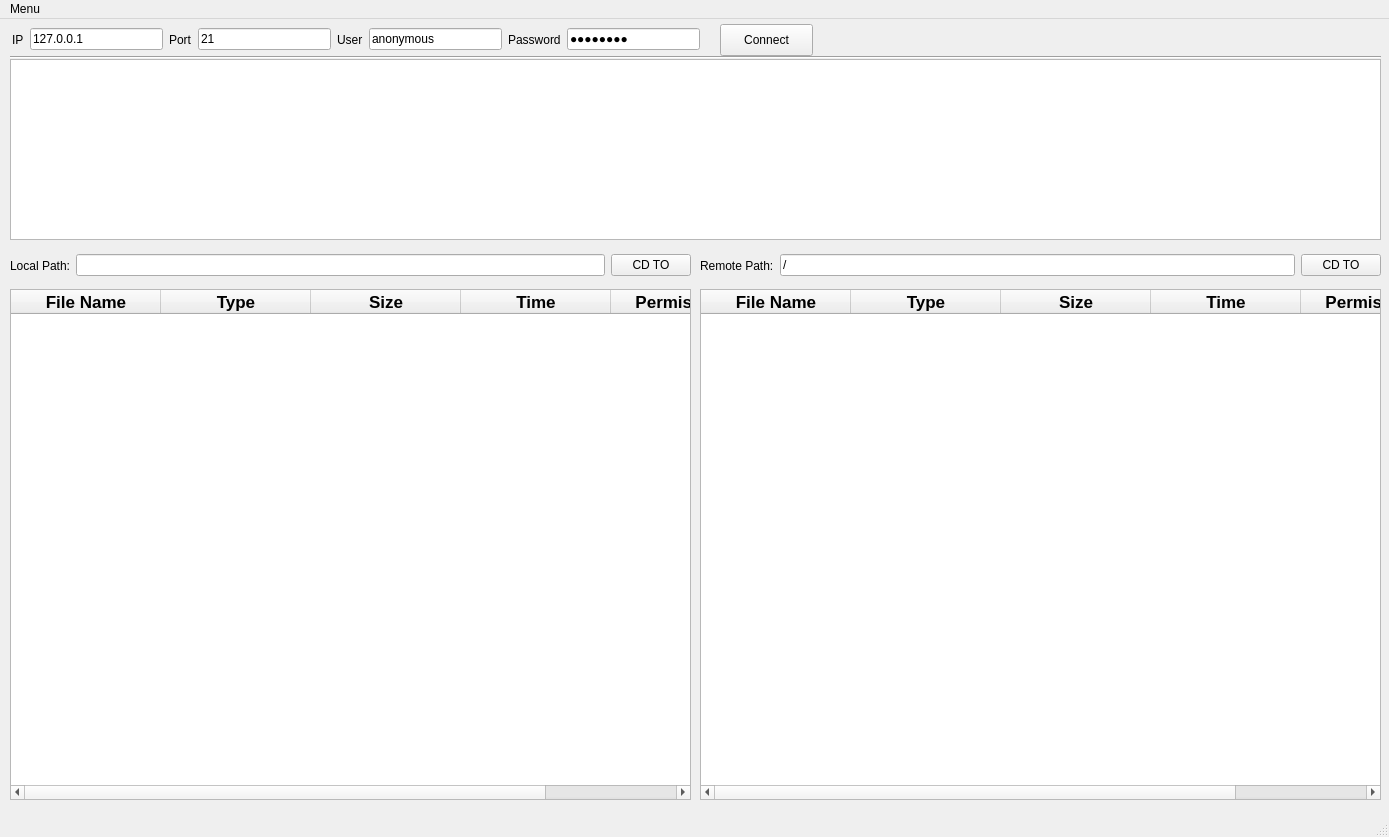
<?xml version="1.0" encoding="UTF-8"?>
<ui version="4.0">
 <class>MainWindow</class>
 <widget class="QMainWindow" name="MainWindow">
  <property name="geometry">
   <rect>
    <x>0</x>
    <y>0</y>
    <width>1389</width>
    <height>837</height>
   </rect>
  </property>
  <property name="minimumSize">
   <size>
    <width>1389</width>
    <height>837</height>
   </size>
  </property>
  <property name="maximumSize">
   <size>
    <width>1389</width>
    <height>837</height>
   </size>
  </property>
  <property name="windowTitle">
   <string>FTP Client by WSJ</string>
  </property>
  <widget class="QWidget" name="centralwidget">
   <widget class="QTextBrowser" name="cmdBrowser">
    <property name="geometry">
     <rect>
      <x>10</x>
      <y>40</y>
      <width>1371</width>
      <height>181</height>
     </rect>
    </property>
    <property name="font">
     <font>
      <pointsize>15</pointsize>
     </font>
    </property>
    <property name="html">
     <string>&lt;!DOCTYPE HTML PUBLIC &quot;-//W3C//DTD HTML 4.0//EN&quot; &quot;http://www.w3.org/TR/REC-html40/strict.dtd&quot;&gt;
&lt;html&gt;&lt;head&gt;&lt;meta name=&quot;qrichtext&quot; content=&quot;1&quot; /&gt;&lt;style type=&quot;text/css&quot;&gt;
p, li { white-space: pre-wrap; }
&lt;/style&gt;&lt;/head&gt;&lt;body style=&quot; font-family:'.AppleSystemUIFont'; font-size:15pt; font-weight:400; font-style:normal;&quot;&gt;
&lt;p style=&quot;-qt-paragraph-type:empty; margin-top:0px; margin-bottom:0px; margin-left:0px; margin-right:0px; -qt-block-indent:0; text-indent:0px; font-size:13pt;&quot;&gt;&lt;br /&gt;&lt;/p&gt;&lt;/body&gt;&lt;/html&gt;</string>
    </property>
   </widget>
   <widget class="QTableWidget" name="folderWidget">
    <property name="geometry">
     <rect>
      <x>700</x>
      <y>270</y>
      <width>681</width>
      <height>511</height>
     </rect>
    </property>
    <property name="minimumSize">
     <size>
      <width>0</width>
      <height>0</height>
     </size>
    </property>
    <property name="contextMenuPolicy">
     <enum>Qt::CustomContextMenu</enum>
    </property>
    <attribute name="horizontalHeaderCascadingSectionResizes">
     <bool>false</bool>
    </attribute>
    <attribute name="horizontalHeaderDefaultSectionSize">
     <number>150</number>
    </attribute>
    <attribute name="horizontalHeaderMinimumSectionSize">
     <number>19</number>
    </attribute>
    <attribute name="horizontalHeaderStretchLastSection">
     <bool>true</bool>
    </attribute>
    <column>
     <property name="text">
      <string>File Name</string>
     </property>
     <property name="font">
      <font>
       <pointsize>13</pointsize>
       <weight>75</weight>
       <bold>true</bold>
      </font>
     </property>
     <property name="textAlignment">
      <set>AlignCenter</set>
     </property>
    </column>
    <column>
     <property name="text">
      <string>Type</string>
     </property>
     <property name="font">
      <font>
       <pointsize>13</pointsize>
       <weight>75</weight>
       <bold>true</bold>
      </font>
     </property>
     <property name="textAlignment">
      <set>AlignCenter</set>
     </property>
    </column>
    <column>
     <property name="text">
      <string>Size</string>
     </property>
     <property name="font">
      <font>
       <pointsize>13</pointsize>
       <weight>75</weight>
       <bold>true</bold>
      </font>
     </property>
     <property name="textAlignment">
      <set>AlignCenter</set>
     </property>
    </column>
    <column>
     <property name="text">
      <string>Time</string>
     </property>
     <property name="font">
      <font>
       <pointsize>13</pointsize>
       <weight>75</weight>
       <bold>true</bold>
      </font>
     </property>
     <property name="textAlignment">
      <set>AlignCenter</set>
     </property>
    </column>
    <column>
     <property name="text">
      <string>Permissions</string>
     </property>
     <property name="font">
      <font>
       <pointsize>13</pointsize>
       <weight>75</weight>
       <bold>true</bold>
      </font>
     </property>
     <property name="textAlignment">
      <set>AlignCenter</set>
     </property>
    </column>
   </widget>
   <widget class="QWidget" name="layoutWidget">
    <property name="geometry">
     <rect>
      <x>700</x>
      <y>230</y>
      <width>681</width>
      <height>33</height>
     </rect>
    </property>
    <layout class="QHBoxLayout" name="horizontalLayout">
     <item>
      <widget class="QLabel" name="label_5">
       <property name="text">
        <string>Remote Path:</string>
       </property>
      </widget>
     </item>
     <item>
      <widget class="QLineEdit" name="navigationBar">
       <property name="text">
        <string>/</string>
       </property>
      </widget>
     </item>
     <item>
      <widget class="QPushButton" name="goButton">
       <property name="text">
        <string>CD TO</string>
       </property>
      </widget>
     </item>
    </layout>
   </widget>
   <widget class="Line" name="line">
    <property name="geometry">
     <rect>
      <x>10</x>
      <y>30</y>
      <width>1371</width>
      <height>16</height>
     </rect>
    </property>
    <property name="orientation">
     <enum>Qt::Horizontal</enum>
    </property>
   </widget>
   <widget class="QPushButton" name="connectButton">
    <property name="geometry">
     <rect>
      <x>720</x>
      <y>5</y>
      <width>93</width>
      <height>32</height>
     </rect>
    </property>
    <property name="text">
     <string>Connect</string>
    </property>
   </widget>
   <widget class="QWidget" name="layoutWidget">
    <property name="geometry">
     <rect>
      <x>12</x>
      <y>9</y>
      <width>688</width>
      <height>23</height>
     </rect>
    </property>
    <layout class="QHBoxLayout" name="horizontalLayout_2">
     <item>
      <widget class="QLabel" name="label">
       <property name="text">
        <string>IP</string>
       </property>
      </widget>
     </item>
     <item>
      <widget class="QLineEdit" name="ipInput">
       <property name="text">
        <string>127.0.0.1</string>
       </property>
      </widget>
     </item>
     <item>
      <widget class="QLabel" name="label_2">
       <property name="text">
        <string>Port</string>
       </property>
      </widget>
     </item>
     <item>
      <widget class="QLineEdit" name="portInput">
       <property name="text">
        <string>21</string>
       </property>
      </widget>
     </item>
     <item>
      <widget class="QLabel" name="label_3">
       <property name="text">
        <string>User</string>
       </property>
      </widget>
     </item>
     <item>
      <widget class="QLineEdit" name="userInput">
       <property name="text">
        <string>anonymous</string>
       </property>
      </widget>
     </item>
     <item>
      <widget class="QLabel" name="label_4">
       <property name="text">
        <string>Password</string>
       </property>
      </widget>
     </item>
     <item>
      <widget class="QLineEdit" name="passwordInput">
       <property name="inputMethodHints">
        <set>Qt::ImhHiddenText|Qt::ImhNoAutoUppercase|Qt::ImhNoPredictiveText|Qt::ImhSensitiveData</set>
       </property>
       <property name="text">
        <string>password</string>
       </property>
       <property name="echoMode">
        <enum>QLineEdit::Password</enum>
       </property>
      </widget>
     </item>
    </layout>
   </widget>
   <widget class="QTableWidget" name="folderWidget_2">
    <property name="geometry">
     <rect>
      <x>10</x>
      <y>270</y>
      <width>681</width>
      <height>511</height>
     </rect>
    </property>
    <property name="minimumSize">
     <size>
      <width>0</width>
      <height>0</height>
     </size>
    </property>
    <property name="contextMenuPolicy">
     <enum>Qt::CustomContextMenu</enum>
    </property>
    <attribute name="horizontalHeaderCascadingSectionResizes">
     <bool>false</bool>
    </attribute>
    <attribute name="horizontalHeaderDefaultSectionSize">
     <number>150</number>
    </attribute>
    <attribute name="horizontalHeaderMinimumSectionSize">
     <number>19</number>
    </attribute>
    <attribute name="horizontalHeaderStretchLastSection">
     <bool>true</bool>
    </attribute>
    <column>
     <property name="text">
      <string>File Name</string>
     </property>
     <property name="font">
      <font>
       <pointsize>13</pointsize>
       <weight>75</weight>
       <bold>true</bold>
      </font>
     </property>
     <property name="textAlignment">
      <set>AlignCenter</set>
     </property>
    </column>
    <column>
     <property name="text">
      <string>Type</string>
     </property>
     <property name="font">
      <font>
       <pointsize>13</pointsize>
       <weight>75</weight>
       <bold>true</bold>
      </font>
     </property>
     <property name="textAlignment">
      <set>AlignCenter</set>
     </property>
    </column>
    <column>
     <property name="text">
      <string>Size</string>
     </property>
     <property name="font">
      <font>
       <pointsize>13</pointsize>
       <weight>75</weight>
       <bold>true</bold>
      </font>
     </property>
     <property name="textAlignment">
      <set>AlignCenter</set>
     </property>
    </column>
    <column>
     <property name="text">
      <string>Time</string>
     </property>
     <property name="font">
      <font>
       <pointsize>13</pointsize>
       <weight>75</weight>
       <bold>true</bold>
      </font>
     </property>
     <property name="textAlignment">
      <set>AlignCenter</set>
     </property>
    </column>
    <column>
     <property name="text">
      <string>Permissions</string>
     </property>
     <property name="font">
      <font>
       <pointsize>13</pointsize>
       <weight>75</weight>
       <bold>true</bold>
      </font>
     </property>
     <property name="textAlignment">
      <set>AlignCenter</set>
     </property>
    </column>
   </widget>
   <widget class="QWidget" name="layoutWidget_2">
    <property name="geometry">
     <rect>
      <x>10</x>
      <y>230</y>
      <width>681</width>
      <height>33</height>
     </rect>
    </property>
    <layout class="QHBoxLayout" name="horizontalLayout_3">
     <item>
      <widget class="QLabel" name="label_6">
       <property name="text">
        <string>Local Path:</string>
       </property>
      </widget>
     </item>
     <item>
      <widget class="QLineEdit" name="navigationBar_2">
       <property name="text">
        <string/>
       </property>
      </widget>
     </item>
     <item>
      <widget class="QPushButton" name="goButton_2">
       <property name="text">
        <string>CD TO</string>
       </property>
      </widget>
     </item>
    </layout>
   </widget>
  </widget>
  <widget class="QStatusBar" name="statusbar"/>
  <widget class="QMenuBar" name="menubar">
   <property name="geometry">
    <rect>
     <x>0</x>
     <y>0</y>
     <width>1389</width>
     <height>22</height>
    </rect>
   </property>
   <widget class="QMenu" name="menuMenu">
    <property name="title">
     <string>Menu</string>
    </property>
    <addaction name="actionUpload"/>
    <addaction name="actionNew_Folder"/>
    <addaction name="actionPassive"/>
    <addaction name="actionPort"/>
    <addaction name="actionTYPE"/>
    <addaction name="actionSYSTEM"/>
   </widget>
   <addaction name="menuMenu"/>
  </widget>
  <action name="actionPassive">
   <property name="text">
    <string>PASV MODE</string>
   </property>
  </action>
  <action name="actionPort">
   <property name="text">
    <string>PORT MODE</string>
   </property>
  </action>
  <action name="actionSYSTEM">
   <property name="text">
    <string>SYSTEM</string>
   </property>
  </action>
  <action name="actionUpload">
   <property name="text">
    <string>Upload File</string>
   </property>
  </action>
  <action name="actionMax_Occurs">
   <property name="text">
    <string>Max Occurs</string>
   </property>
  </action>
  <action name="actionTYPE">
   <property name="text">
    <string>TYPE</string>
   </property>
  </action>
  <action name="actionNew_Folder">
   <property name="text">
    <string>New Folder</string>
   </property>
  </action>
 </widget>
 <resources/>
 <connections/>
</ui>
